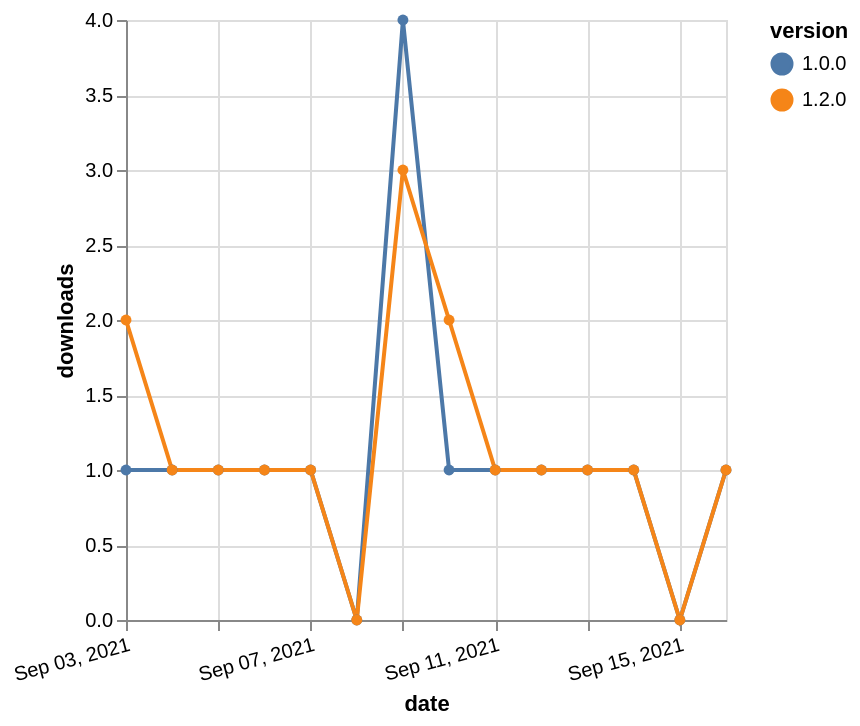

Source (Vega-Lite JSON):
### Vega-Lite specification from a JSON file in a GitHub repository (floating-point values rounded to 4 significant figures)
{"$schema": "https://vega.github.io/schema/vega-lite/v5.json", "description": "A simple bar chart with embedded data.", "data": {"values": [{"date": "2021-09-03", "total": 165, "delta": 1, "version": "1.0.0"}, {"date": "2021-09-04", "total": 166, "delta": 1, "version": "1.0.0"}, {"date": "2021-09-05", "total": 167, "delta": 1, "version": "1.0.0"}, {"date": "2021-09-06", "total": 168, "delta": 1, "version": "1.0.0"}, {"date": "2021-09-07", "total": 169, "delta": 1, "version": "1.0.0"}, {"date": "2021-09-08", "total": 169, "delta": 0, "version": "1.0.0"}, {"date": "2021-09-09", "total": 173, "delta": 4, "version": "1.0.0"}, {"date": "2021-09-10", "total": 174, "delta": 1, "version": "1.0.0"}, {"date": "2021-09-11", "total": 175, "delta": 1, "version": "1.0.0"}, {"date": "2021-09-12", "total": 176, "delta": 1, "version": "1.0.0"}, {"date": "2021-09-13", "total": 177, "delta": 1, "version": "1.0.0"}, {"date": "2021-09-14", "total": 178, "delta": 1, "version": "1.0.0"}, {"date": "2021-09-15", "total": 178, "delta": 0, "version": "1.0.0"}, {"date": "2021-09-16", "total": 179, "delta": 1, "version": "1.0.0"}, {"date": "2021-09-03", "total": 116, "delta": 2, "version": "1.2.0"}, {"date": "2021-09-04", "total": 117, "delta": 1, "version": "1.2.0"}, {"date": "2021-09-05", "total": 118, "delta": 1, "version": "1.2.0"}, {"date": "2021-09-06", "total": 119, "delta": 1, "version": "1.2.0"}, {"date": "2021-09-07", "total": 120, "delta": 1, "version": "1.2.0"}, {"date": "2021-09-08", "total": 120, "delta": 0, "version": "1.2.0"}, {"date": "2021-09-09", "total": 123, "delta": 3, "version": "1.2.0"}, {"date": "2021-09-10", "total": 125, "delta": 2, "version": "1.2.0"}, {"date": "2021-09-11", "total": 126, "delta": 1, "version": "1.2.0"}, {"date": "2021-09-12", "total": 127, "delta": 1, "version": "1.2.0"}, {"date": "2021-09-13", "total": 128, "delta": 1, "version": "1.2.0"}, {"date": "2021-09-14", "total": 129, "delta": 1, "version": "1.2.0"}, {"date": "2021-09-15", "total": 129, "delta": 0, "version": "1.2.0"}, {"date": "2021-09-16", "total": 130, "delta": 1, "version": "1.2.0"}]}, "width": "container", "mark": {"type": "line", "point": {"filled": true}}, "encoding": {"x": {"field": "date", "type": "temporal", "timeUnit": "yearmonthdate", "title": "date", "axis": {"labelAngle": -15}}, "y": {"field": "delta", "type": "quantitative", "title": "downloads"}, "color": {"field": "version", "type": "nominal"}, "tooltip": {"field": "delta"}}}
